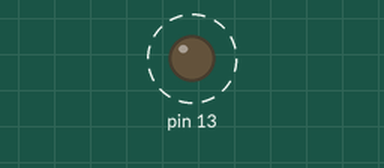
Recording of a sketch running on a simulated Arduino Uno, built with avr-gcc and run on an emulated ATmega328P. Shown: output pins drawn as LEDs (lit = HIGH). Dashed ring = blinking. What the sketch prints to the serial monitor is not drawn.

Above: at 0.2 s.
Timing chart, 0 to 3.0 s (numbered marks = the images above):
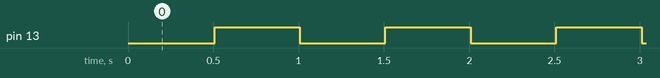

Measured:
- by itself, pin 13: alternates HIGH for 0.50 s and LOW for 0.50 s

The sketch:

millis_study.ino
```cpp
// Lab03 - millis() 函数学习与应用
// 演示 millis() 函数的基本用法和优势

unsigned long previousMillis = 0;
unsigned long interval = 500;  // 闪烁间隔（毫秒）
int ledState = LOW;

void setup() {
  Serial.begin(9600);
  pinMode(13, OUTPUT);

  Serial.println("Lab03: millis() Function Study");
  Serial.println("Using millis() for non-blocking timing");
  Serial.println("LED will blink every 500ms");
}

void loop() {
  unsigned long currentMillis = millis();

  // 检查是否到达定时时间
  if (currentMillis - previousMillis >= interval) {
    // 更新上一次执行时间
    previousMillis = currentMillis;

    // 切换 LED 状态
    ledState = (ledState == LOW) ? HIGH : LOW;
    digitalWrite(13, ledState);

    // 输出当前时间和 LED 状态
    Serial.print("Time: ");
    Serial.print(currentMillis);
    Serial.print("ms, LED: ");
    Serial.println(ledState == HIGH ? "ON" : "OFF");
  }

  // 注意：这里可以执行其他代码，不会被延时阻塞
  // 例如读取传感器、处理用户输入等
  delay(10);  // 短延时防止串口输出过于频繁
}
```
